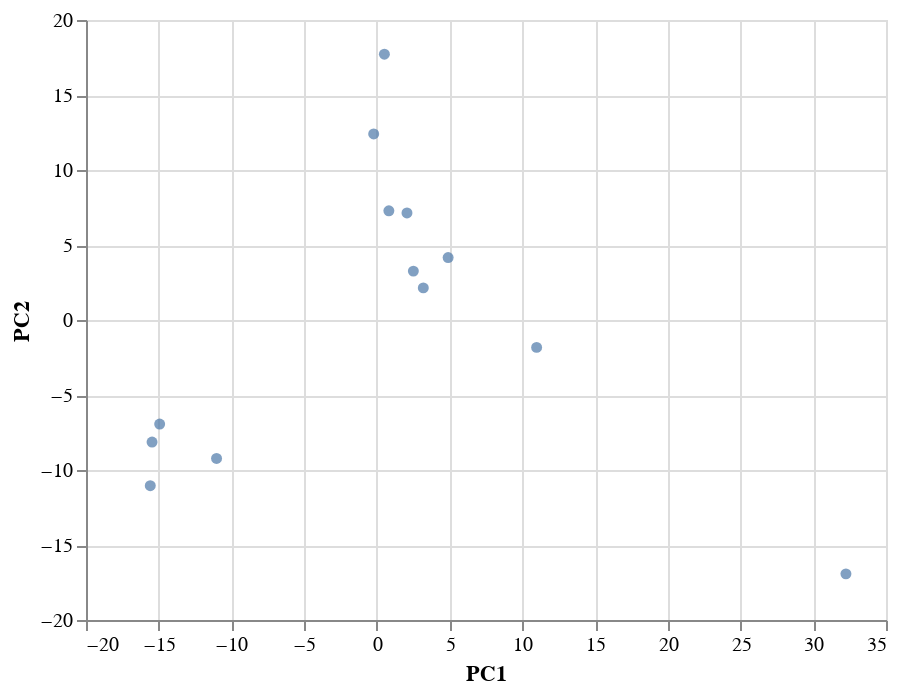

Here is the notebook cell this chart was saved with:
### Code cell
graph_x = x.reset_index()
Chart(graph_x).mark_circle().encode(
    x="PC1",
    y="PC2",
    tooltip= "subreddit"
)

### Figure 1 — Vega-Lite specification as saved in the notebook (floating-point values rounded to 4 significant figures)
{"config": {"view": {"continuousWidth": 400, "continuousHeight": 300}}, "data": {"name": "data-ebb50aa016307154502b8ee2c760d030"}, "mark": "circle", "encoding": {"tooltip": {"type": "nominal", "field": "subreddit"}, "x": {"type": "quantitative", "field": "PC1"}, "y": {"type": "quantitative", "field": "PC2"}}, "$schema": "https://vega.github.io/schema/vega-lite/v4.0.2.json", "datasets": {"data-ebb50aa016307154502b8ee2c760d030": [{"subreddit": "Android", "PC1": 4.896, "PC2": 4.16}, {"subreddit": "CalPoly", "PC1": -0.2209, "PC2": 12.4}, {"subreddit": "GlobalOffensive", "PC1": 2.506, "PC2": 3.26}, {"subreddit": "Kanye", "PC1": -14.94, "PC2": -6.937}, {"subreddit": "MechanicalKeyboards", "PC1": 0.8213, "PC2": 7.283}, {"subreddit": "ProgrammerHumor", "PC1": 2.067, "PC2": 7.138}, {"subreddit": "cscareerquestions", "PC1": 0.5147, "PC2": 17.72}, {"subreddit": "fantanoforever", "PC1": -15.58, "PC2": -11.05}, {"subreddit": "frugalmalefashion", "PC1": 10.98, "PC2": -1.826}, {"subreddit": "hiphopheads", "PC1": -15.46, "PC2": -8.14}, {"subreddit": "indieheads", "PC1": -11.02, "PC2": -9.227}, {"subreddit": "leagueoflegends", "PC1": 3.19, "PC2": 2.14}, {"subreddit": "malefashionadvice", "PC1": 32.24, "PC2": -16.92}]}}
